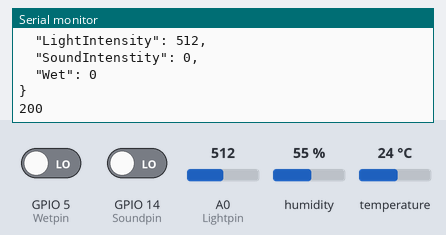
A sketch run on a simulated ESP8266 (NodeMCU). Shown: the last lines printed to the serial monitor. Inputs (shaded band) come from the test bench; at power-on: humidity 55 %, A0 (Lightpin) = 512, GPIO 5 (Wetpin) LOW, GPIO 14 (Soundpin) LOW, temperature 24 °C. WiFi joins after 1.5 s; servers stay silent unless stated; uploads are accepted with an empty reply.

Above: at 2.9 s.
3.0 s: humidity set to 22 %
At 4.08 s:
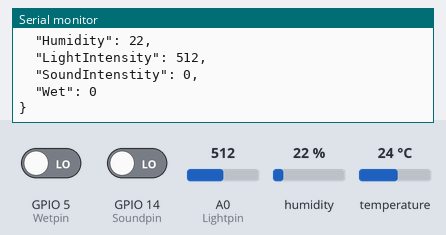
5.7 s: A0 (Lightpin) set to 716
At 7.3 s:
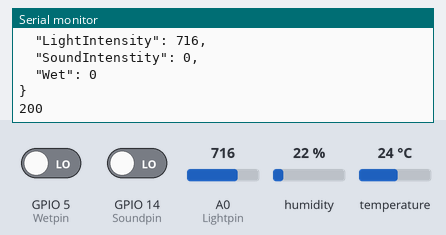
8.4 s: GPIO 5 (Wetpin) driven HIGH
11.1 s: GPIO 14 (Soundpin) driven HIGH
13.8 s: temperature set to 12 °C
At 16.2 s:
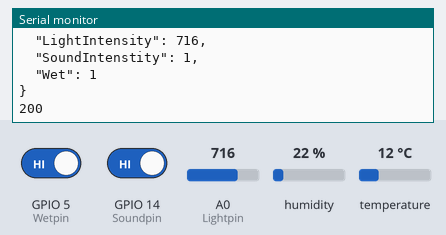
16.5 s: A0 (Lightpin) set to 900
At 17.34 s:
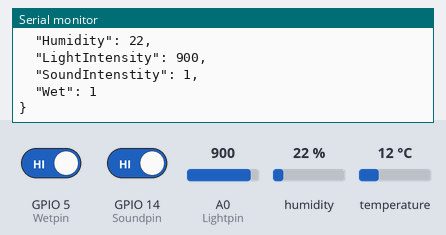
Timing chart, 0 to 19.5 s (numbered marks = the images above; inputs shaded):
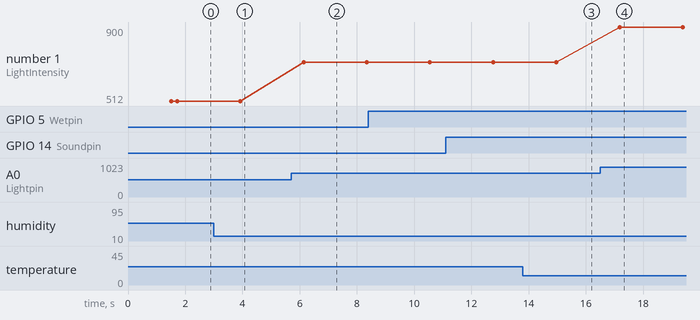

The sketch:

angel_hacks.ino
```cpp
#include <ESP8266WiFi.h>
#include <ArduinoJson.h>
#include <ESP8266HTTPClient.h>
#define devID "anah"
#define key "3443"
#include <DHT.h>
#define DHTPIN 2
#define DHTTYPE DHT22
#define Lightpin A0
#define Soundpin 14
#define Wetpin 5
DHT dht(DHTPIN, DHTTYPE);

const char* ssid     = "StartUP-Oasis";
const char* password = "P@$$w0rd@1947";

void setup() {
  Serial.begin(115200);

  initWifi();
  makeIFTTTRequest();

  // Deep sleep mode until RESET pin is connected to a LOW signal (pushbutton is pressed)
}

void loop() {
  Serial.print("maA KI CHU");
  makeIFTTTRequest();
  delay(2000);
  // sleeping so wont get here
}

// Establish a Wi-Fi connection with your router
void initWifi() {
  Serial.print("Connecting to: ");
  Serial.print(ssid);
  WiFi.begin(ssid, password);

  int timeout = 10 * 4; // 10 seconds
  while(WiFi.status() != WL_CONNECTED  && (timeout-- > 0)) {
    delay(250);
    Serial.print(".");
  }
  Serial.println("");

  if(WiFi.status() != WL_CONNECTED) {
     Serial.println("Failed to connect, going back to sleep");
  }

  Serial.print("WiFi connected in: ");
  Serial.print(millis());
  Serial.print(", IP address: ");
  Serial.println(WiFi.localIP());
}

// Make an HTTP request to the IFTTT web service
void makeIFTTTRequest() {
    StaticJsonBuffer<300> JSONbuffer;   //Declaring static JSON buffer
    JsonObject& JSONencoder = JSONbuffer.createObject();
    float h = dht.readHumidity();
    float t = dht.readTemperature();

    int LightIntensity =analogRead(Lightpin);
    int SoundPin= digitalRead(Soundpin);
    int WetPin= digitalRead(Wetpin);


    JSONencoder["Temperature"] = t;
    JSONencoder["Humidity"] = h;
    JSONencoder["LightIntensity"] = LightIntensity;
    JSONencoder["SoundIntenstity"] = SoundPin;
    JSONencoder["Wet"] = WetPin;
    char JSONmessageBuffer[300];
    JSONencoder.prettyPrintTo(JSONmessageBuffer, sizeof(JSONmessageBuffer));
    Serial.println(JSONmessageBuffer);

    HTTPClient http;    //Declare object of class HTTPClient

    http.begin("http://1cd4ce79.ngrok.io/api/injest");      //Specify request destination
    http.addHeader("Content-Type", "application/json");  //Specify content-type header

    int httpCode = http.PUT(JSONmessageBuffer);   //Send the request
    String payload = http.getString();                                        //Get the response payload

    Serial.println(httpCode);   //Print HTTP return code
    Serial.println(payload);    //Print request response payload

    http.end();  //Close connection

}
```

Measured:
- after the input at 3.0 s, the serial monitor: prints a new line after 0.92 s (image 1)
- after the input at 5.7 s, the serial monitor: prints a new line after 0.43 s (image 2)
- after the input at 13.8 s, the serial monitor: prints a new line after 1.2 s (image 3)
- after the input at 16.5 s, the serial monitor: prints a new line after 0.68 s (image 4)
- plotted number 1: 512 → 716 after the input at 5.7 s, 716 → 900 after the input at 16.5 s
